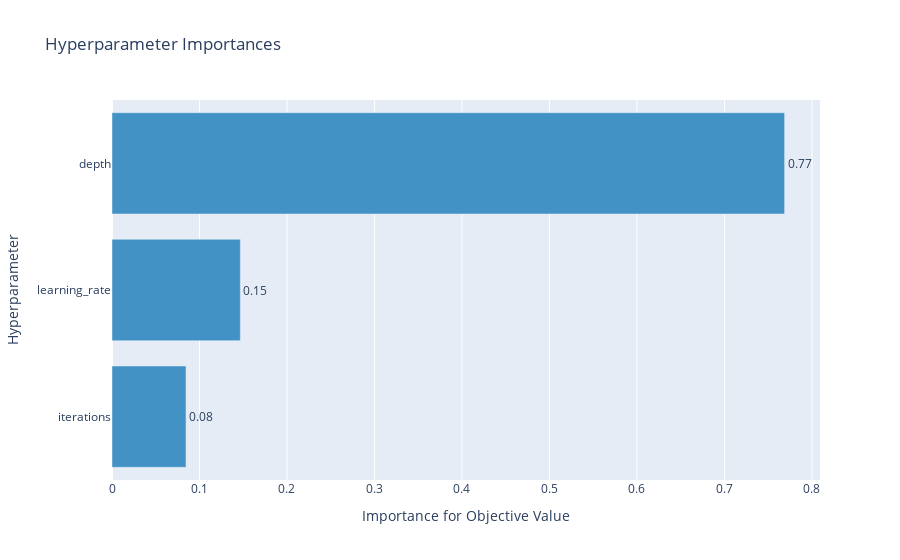

The code cell stored with this chart in its notebook:
### Code cell
optuna.visualization.plot_param_importances(study)

### Figure 1 — Plotly figure (JSON) as saved in the notebook; plotly's stock layout.template omitted (floating-point values rounded to 4 significant figures)
{"data": [{"cliponaxis": false, "hovertemplate": ["iterations (IntUniformDistribution): 0.084592797978332<extra></extra>", "learning_rate (DiscreteUniformDistribution): 0.14669534107157967<extra></extra>", "depth (IntUniformDistribution): 0.7687118609500884<extra></extra>"], "marker": {"color": "rgb(66,146,198)"}, "orientation": "h", "text": ["0.084592797978332", "0.14669534107157967", "0.7687118609500884"], "textposition": "outside", "texttemplate": "%{text:.2f}", "type": "bar", "x": [0.08459, 0.1467, 0.7687], "y": ["iterations", "learning_rate", "depth"]}], "layout": {"showlegend": false, "title": {"text": "Hyperparameter Importances"}, "xaxis": {"title": {"text": "Importance for Objective Value"}}, "yaxis": {"title": {"text": "Hyperparameter"}}}}
